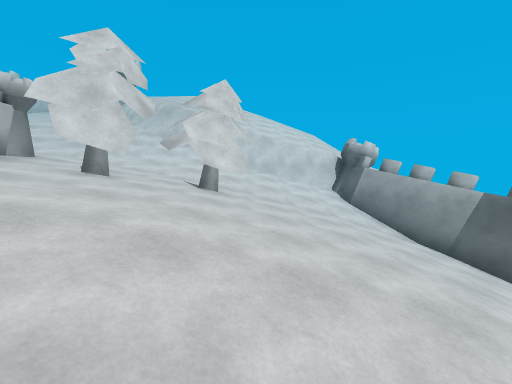
view 1 (above)

16 first-person views from a walk through a scene from a Unity 3-D project. The camera is 1.5 m above the floor, tilts 6° down and sees 90° across. The floor is counted in squares, 2 m on a side. Each view is taken from the middle of a square. On the plan, view 1 faces up. The plan holds only what a view shows up to about 9 squares ahead; the rest is blank. The place goes on beyond the plan. Some animated figures are not drawn.

view 2
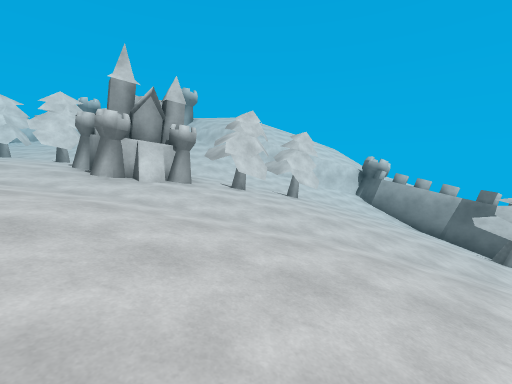

view 3
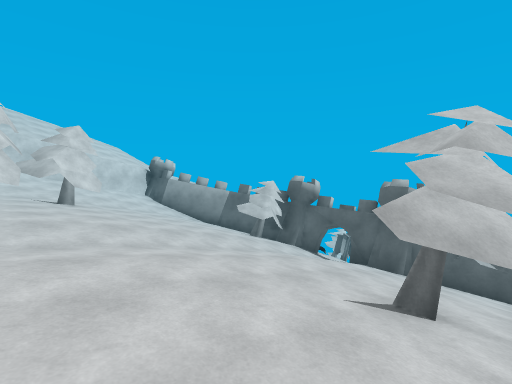

view 4
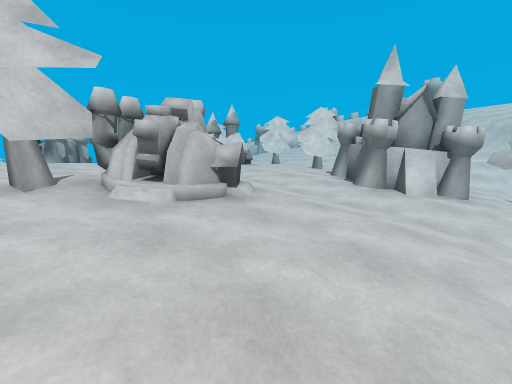

view 5
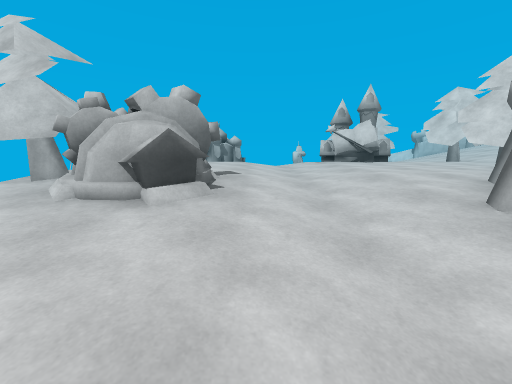

view 6
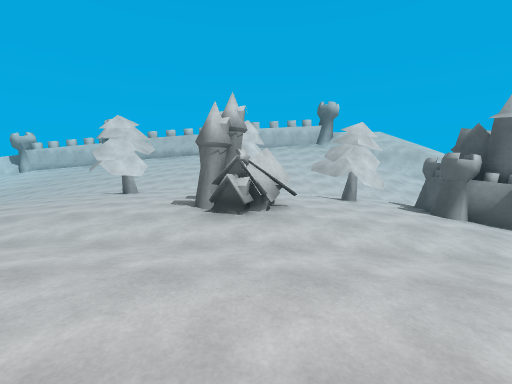

view 7
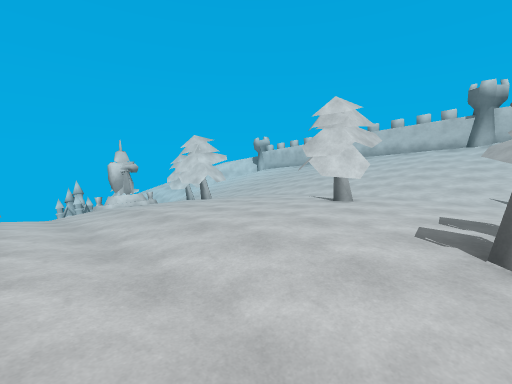

view 8
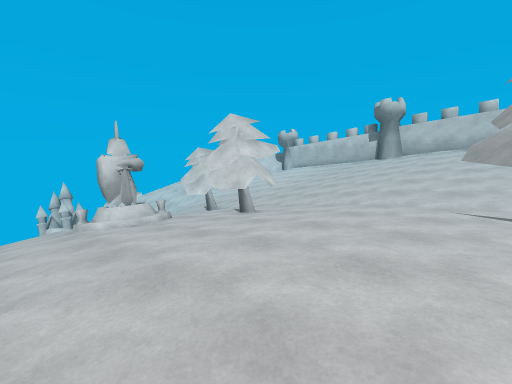

view 9
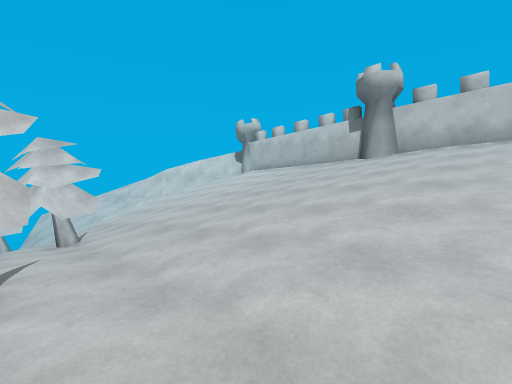

view 10
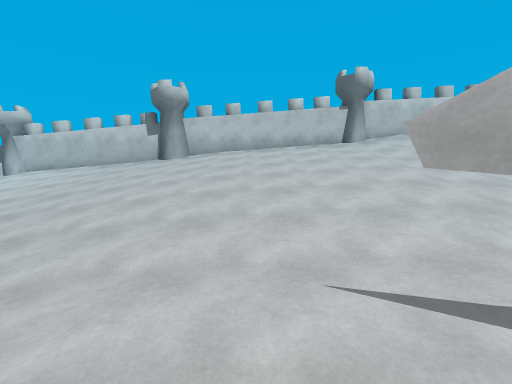

view 11
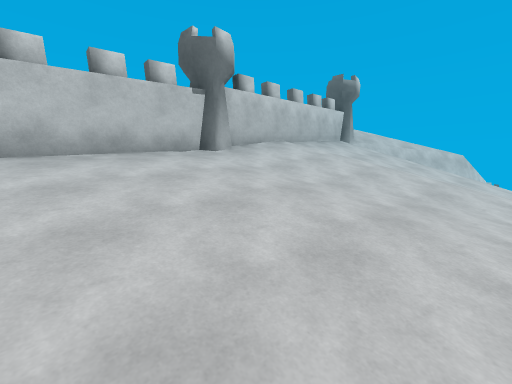

view 12
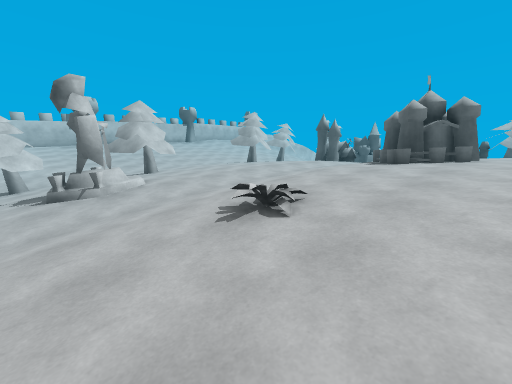

view 13
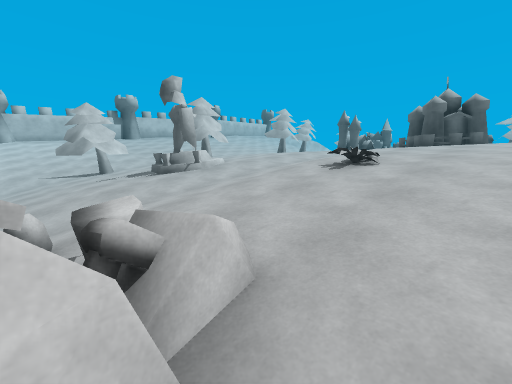

view 14
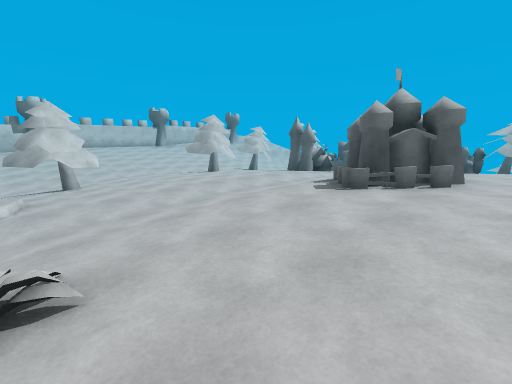

view 15
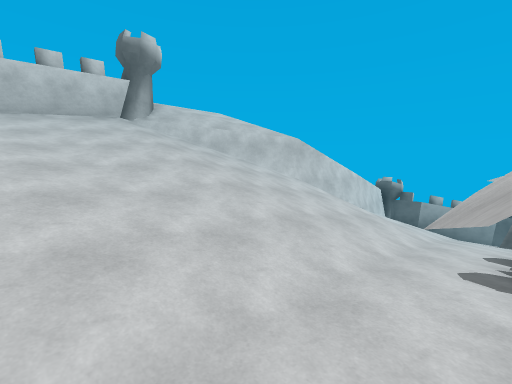

view 16
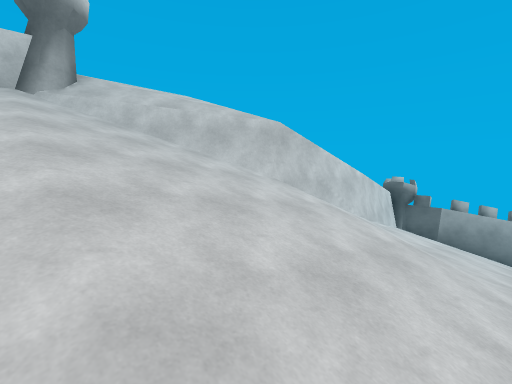

### Floor plan
Key: @ floor where view 1 was taken; # wall or solid block; . main floor; : floor 0.75 m higher than the main floor; - floor 0.75 m lower than the main floor; + floor 1.5 m higher than the main floor; _ floor 1.75 m lower than the main floor; * floor 2.25 m higher than the main floor; < floor 2.5 m lower than the main floor; ( floor 3.25 m lower than the main floor; ! floor 4 m lower than the main floor; % floor 4.75 m higher than the main floor; / step, stairs or slope; = window, fence, low wall or low ledge; ^ raised ledge.
Columns run from 23 left of view 1 to 5 right of it. Each row starts with its distance up from view 1.
 13 ##################
 12 .:::+#+++**//////#%%
 11  /.:::+++++///////=#
 10 ///..::+++++///////##
  9 ///....:::++////////#######
  8 ////.....:::://///////////#
  7 ////--......./////////////##
  6 //#//--......#..-//////////#
  5 (<#_/#-..##.##.##-___<#/(!/##
  4 (<___#-........########((!//#
  3 (<_#/--.....##..-###_<<((!/##
  2 (<_#/--......#..--//_<<((///#
  1 //<___---.....---___/////////
  0 //____--.......---__///@////#
 -1 ^<__/--.##......-##__<<((!//#
 -2 #/___--.##......-##__<<##!//#
 -3 (<___--.........##___<<(#!//#

Positions as (right, up) in squares from view 1, and headings:
1: (0, 0), facing up
2: (-2, -3), facing up
3: (-2, -3), facing up-right
4: (-3, -3), facing up-left
5: (-3, 0), facing left
6: (-10, -2), facing up
7: (-11, 0), facing up-left
8: (-14, 1), facing up-left
9: (-15, 5), facing up-left
10: (-15, 4), facing up
11: (-15, 8), facing up-right
12: (-21, -3), facing up-right
13: (-23, -3), facing up-right
14: (-19, -3), facing up-right
15: (-9, 5), facing up-right
16: (-7, 6), facing up-right
